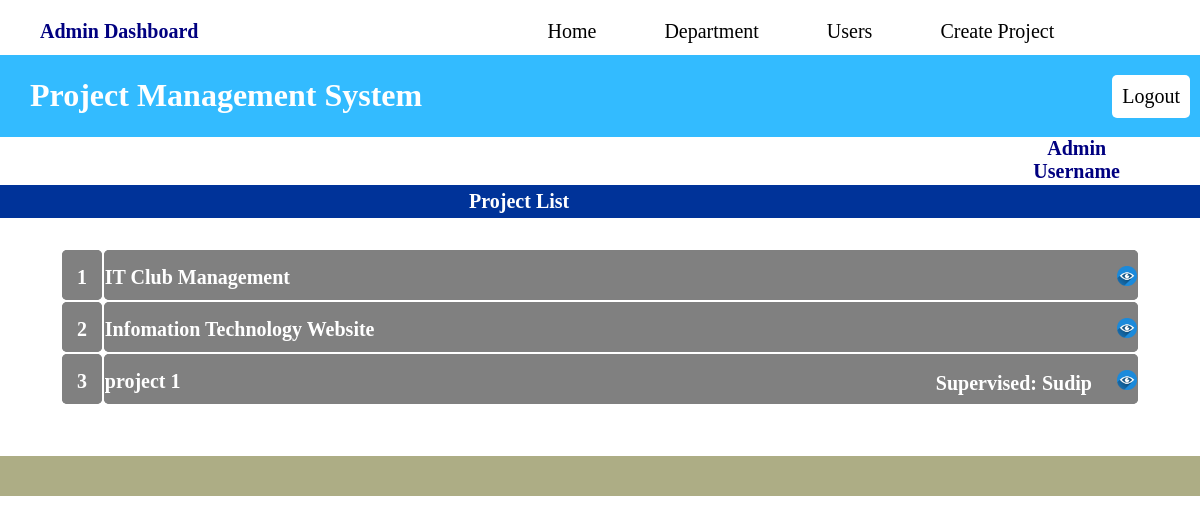
The app's page /interface.php (signed in) with its own data.
### tables this page shows
CREATE TABLE `project` (
  `id` int(11) NOT NULL,
  `project_name` varchar(255) NOT NULL,
  `file_type` int(11) NOT NULL,
  `file` varchar(255) DEFAULT NULL,
  `cost` int(11) NOT NULL,
  `project_details` text DEFAULT NULL,
  `created_date` timestamp NOT NULL DEFAULT current_timestamp() ON UPDATE current_timestamp(),
  `deadline` datetime DEFAULT NULL
);

CREATE TABLE `users` (
  `id` int(11) NOT NULL,
  `fullname` varchar(255) NOT NULL,
  `email` varchar(50) DEFAULT NULL,
  `phone` int(11) DEFAULT NULL,
  `address` varchar(255) NOT NULL,
  `username` varchar(255) DEFAULT NULL,
  `password` varchar(255) DEFAULT NULL,
  `department_id` int(11) DEFAULT NULL,
  `role` varchar(20) NOT NULL,
  `created_date` timestamp NOT NULL DEFAULT current_timestamp() ON UPDATE current_timestamp()
);

### Assignment/supervised.php (called while the page is built, shortened)
<?php
if (!empty($id))
{
$query_assigned_view = "SELECT * from assigned_member where project_id='$id'";
        $result_assigned = mysqli_query($conn, $query_assigned_view);
        $foreman_assigned = mysqli_num_rows($result_assigned);
        if ($foreman_assigned > 0) {
            while ($assigned_row = mysqli_fetch_assoc($result_assigned)) {
                $assigned_foreman_id = $assigned_row['foreman_id'];
                if (!($assigned_foreman_id == '0')) {
                    $query_foreman_view = "SELECT * from users where id='$assigned_foreman_id'";
                    $result_view = mysqli_query($conn, $query_foreman_view);
                    $num_view = mysqli_num_rows($result_view);
                    if ($num_view > 0) {
                        while ($user_row = mysqli_fetch_assoc($result_view)) {
                            $supervised_name = $user_row['fullname'];
                        }
                    }
                }
            }
        }
}
?>

### interface.php (the view, shortened to what this page needs)
<?php
include './dbconnect/dbconnect.php';
$userType= $_SESSION["user_type"];
$user_admin_id=$_SESSION['Login_session'];
?>
<!DOCTYPE html>
<html lang="en">
<head>
    <link rel="stylesheet" href="./css/interface.css">
    <link rel="stylesheet" href="./css/head_nav.css">
</head>
<body>
<?php
if($userType == "admin")
{?>
    <div class="top_nav">
            <a onclick=" return logout()" href="./credentials/logout.php?id=<?php echo $user_admin_id?>" class="top_nav_bar" id="logout">Logout</a>
            <a href="./Create/create_project.php" class="top_nav_bar">Create Project</a>
            <a href="./view/userlist.php" class="top_nav_bar">Users</a>
            <a href="./view/deptlist.php" class="top_nav_bar">Department</a>
            <a href="./interface.php" class="top_nav_bar">Home</a>
            <h2 class="dashboard">Admin Dashboard</h2>
            <a href="./index.php">index</a>
        </div>
        <div class="head">
            <h1>Project Management System</h1>
        </div>
        <?php
            $admin_id = mysqli_real_escape_string($conn, $user_admin_id);
            $admin_name_query = "SELECT * FROM admin WHERE id = '$admin_id'";
            $result_admin_name = mysqli_query($conn, $admin_name_query);
            $num_admin = mysqli_num_rows($result_admin_name);
            if ($num_admin > 0)
            {
                $admin_row = mysqli_fetch_array($result_admin_name);
                $admin_name = $admin_row['username'];
            }
            else
            {
                $db_name = "Unknown Admin";
            }
        ?>
        <div class="nav">
            <h2 class="admin_name"><?php echo $admin_name;?><br><?php echo "Username"; ?></h2>
        </div>
        <div class="outer">
            <center>
            <form action="" method="POST">
                <table border="0">
                <h3>Project List</h3>
                <?php
                $sn=1;
                    $sql = "SELECT * FROM project";
                    $result = mysqli_query($conn, $sql);
                    if (mysqli_num_rows($result) > 0) {
                        echo "<table border='0'>
                    ";
                    while ($row = mysqli_fetch_assoc($result))
                    {
                        $id=$row["id"];
                        include "./Assignment/supervised.php";
                        ?>
                        <tr>
                            <th><h4><?php echo $sn ?></h4></th>
                            <th><h2><?php echo $row['project_name'] ?>
                                <a href='./project/project_details.php?id=<?php echo $row['id'] ?>'>
                                <?php
                                if (!empty($supervised_name)) {
                                    echo "Supervised: " . $supervised_name;
                                }
                                ?>
                                <img src='./view/eye.png' alt='View' title='View'>
                                </a>
                            </h2></th>
                        </tr>
        <?php
        $sn++;
    }
                    echo "</table>";
                    }
                    else
                    {
                        echo "<h6>No records found.</h6>"; }
                ?>
                </table>
            </form>
            </center>
        </div>
        <div class="footer">
        </div>
<?php
}
?>
</body>
</html>

### css/interface.css (style rules this page uses)
body { margin:0px; padding:0px; }
tr,th { text-align:left; background-color:grey; color:White; border-radius:5px; height:5px; margin-bottom:20px; }
table { width:90%; margin-top:5px; align-items:center; text-align:center; height:5px; box-shadow: inset; }
h2 { margin-top:15px; font-size:20px; margin-bottom:10px; }
h3 { font-size:20px; padding:5px; background-color:#003399; color:white; margin-top:0px; }
h4 { text-align:center; margin-top:15px; font-size:20px; margin-bottom:10px; }
.outer { margin:0px; padding:0px; background-color:white; border-radius:5px; }
a { text-decoration:none; color:white; float:right; style-type:inline; }
img { height:20px; width:20px; margin-left:20px; }
.footer { background-color:#adad85; color:white; margin-top:50px; padding:20px; }

### css/head_nav.css (style rules this page uses)
.top_nav { margin:0px; margin-right: 40px; margin-bottom:35px; padding:10px; color:black; background-color:white; border-radius:5px; text-decoration:none; font-family: "Times New Roman", Times, serif; font-size:90%; }
.top_nav_bar { margin-right:3rem; padding:10px; color:black; background-color:white; border-radius:5px; text-decoration:none; font-family: "Times New Roman", Times, serif; font-size:20px; float: right; }
.nav { margin-bottom:3rem; }
.head { background-color:#33bbff; padding:1px; color:White; padding-left:30px; }
.footer { background-color:#adad85; color:white; margin-top:50px; padding:20px; }
.foreman_name,.admin_name { float:right; margin-right:5rem; margin-top:0px; text-align:center; justify-content:center; color: #000080; }
.dashboard { float:left; margin:10px; margin-left:30px; color: #000080; }
#logout { margin:0px; margin-top:65px; padding:10px; }

### interface.php (style rules this page uses)
.top_nav { margin-right: 0px; }

### records on screen
project: project_name "IT Club Management"
project: project_name "Infomation Technology Website"
project: project_name "project 1", users.fullname "Sudip"

### other values on screen
$admin_name "Admin"
